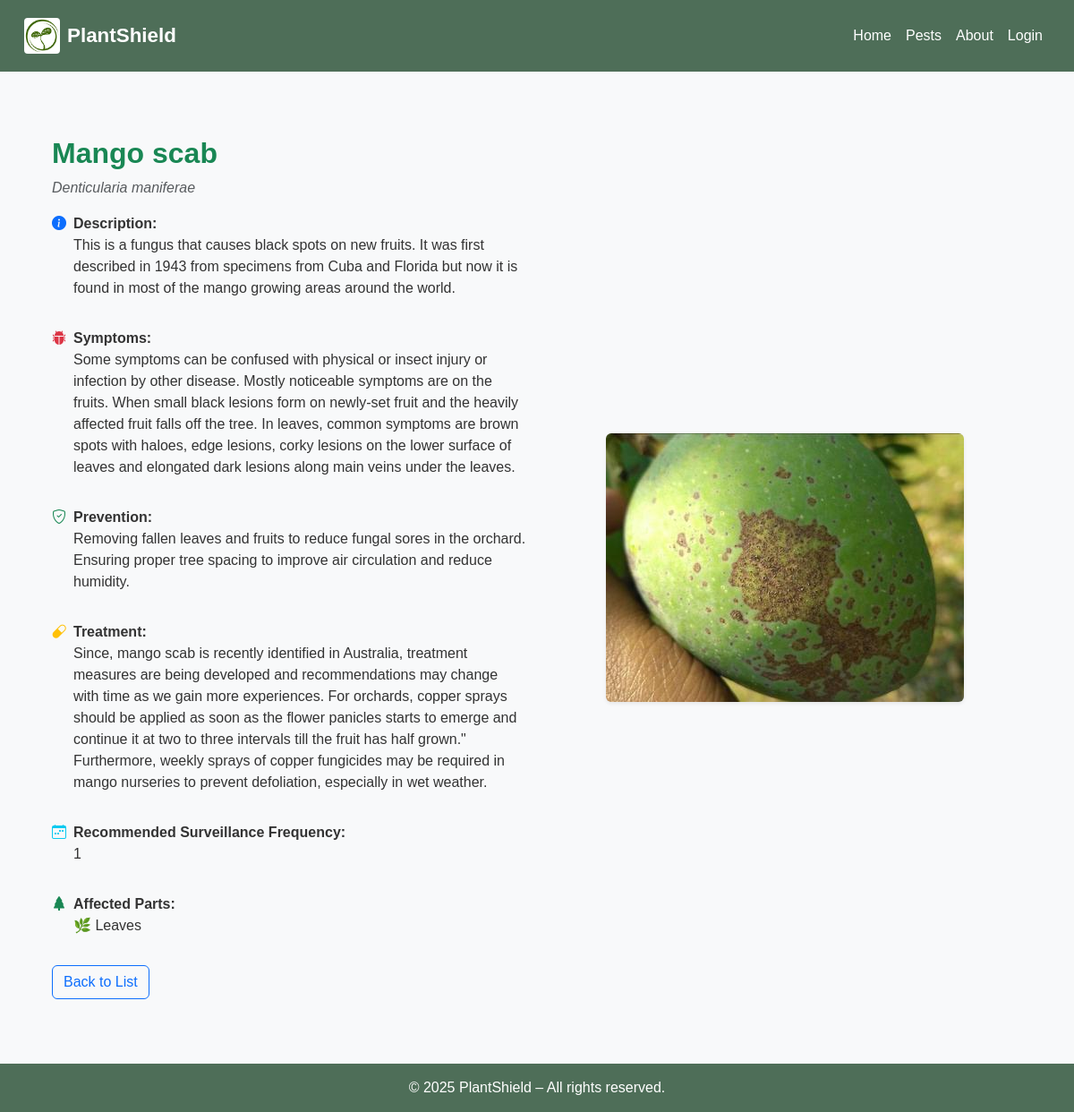
Screenshot of /pests/2/ with the database file from the repository.
### pest_web/models.py (models this page shows, shortened)
class PestDisease(models.Model):
    identifier = models.IntegerField(
        null=False,
        blank=False,
        unique=False,
        default=1,
    )
    name = models.CharField(max_length=100)
    scientific_name = models.CharField(max_length=100)
    description = models.TextField(blank=True)
    image_url = models.CharField(blank=True, max_length=250)
    image_reference = models.TextField(blank=True)
    symptoms = models.TextField()
    prevention = models.TextField()
    treatment = models.TextField()
    affected_parts = models.ManyToManyField(PlantPart)  # Changed to ManyToMany as a pest can affect multiple parts
    recommended_frequency = models.CharField(max_length=100)
    plant_type = models.ForeignKey(PlantType, on_delete=models.SET_NULL, null=True, blank=True) # Using CharField for now, can be ForeignKey if you create PlantType model

class PlantPart(models.Model):
    name = models.CharField(max_length=100)
    description = models.TextField(blank=True)

### pest_web/views.py (the view)
# urls.py: re_path(r'^pests/(?P<pk>\d+)/s*$', PestDiseaseDetailView.as_view(), name='pest_detail'),
class PestDiseaseDetailView(DetailView):
    model = PestDisease
    template_name = 'pests/details.html'
    context_object_name = 'pest'

### pest_web/templates/pests/details.html (shortened to what this page needs)
{% extends "pests/base.html" %}
{% load static %}
{% block content %}
<section class="container my-5 pest-detail">
  <div class="row g-4 align-items-center">
    <div class="col-md-6">
      <h2 class="text-success fw-bold">{{ pest.name }}</h2>
      <p class="text-muted fst-italic">{{ pest.scientific_name }}</p>
      <div class="mb-3 d-flex align-items-start">
        <span class="me-2"><i class="bi bi-info-circle-fill text-primary"></i></span>
        <div>
          <strong>Description:</strong>
          <p>{{ pest.description }}</p>
        </div>
      </div>
      <div class="mb-3 d-flex align-items-start">
        <span class="me-2"><i class="bi bi-bug-fill text-danger"></i></span>
        <div>
          <strong>Symptoms:</strong>
          <p>{{ pest.symptoms }}</p>
        </div>
      </div>
      <div class="mb-3 d-flex align-items-start">
        <span class="me-2"><i class="bi bi-shield-check text-success"></i></span>
        <div>
          <strong>Prevention:</strong>
          <p>{{ pest.prevention }}</p>
        </div>
      </div>
      <div class="mb-3 d-flex align-items-start">
        <span class="me-2"><i class="bi bi-capsule text-warning"></i></span>
        <div>
          <strong>Treatment:</strong>
          <p>{{ pest.treatment }}</p>
        </div>
      </div>
      <div class="mb-3 d-flex align-items-start">
        <span class="me-2"><i class="bi bi-calendar-week text-info"></i></span>
        <div>
          <strong>Recommended Surveillance Frequency:</strong>
          <p>{{ pest.recommended_frequency }}</p>
        </div>
      </div>
      <div class="mb-3 d-flex align-items-start">
        <span class="me-2"><i class="bi bi-tree-fill text-success"></i></span>
        <div>
          <strong>Affected Parts:</strong>
          <ul class="list-unstyled mb-0">
            {% for part in pest.affected_parts.all %}
              <li>🌿 {{ part.name }}</li>
            {% endfor %}
          </ul>
        </div>
      </div>
      <a href="{% url 'pest_list' %}" class="btn btn-outline-primary mt-3">Back to List</a>
    </div>
    <div class="col-md-6 text-center">
      {% if pest.image_url %}
  <img src="{% static pest.image_url %}" alt="{{ pest.name }}" class="img-fluid rounded shadow-sm">
{% else %}
  <img src="{% static 'images/placeholder.png' %}" alt="No image" class="img-fluid rounded shadow-sm">
{% endif %}
    </div>
  </div>
</section>
{% endblock %}

### pest_web/static/css/style.css (style rules this page uses)
* { margin: 0; padding: 0; box-sizing: border-box; }
body { font-family: Arial, sans-serif; background-color: #f8f9fa; color: #333; }

### rows the page displays
PestDisease: name "Mango scab", scientific_name "Denticularia maniferae", description "This is a fungus that causes black spots on new fruits. It was first described in 1943 from specimens from Cuba and Florida but now it is found in most of the mango growing areas around the world.", symptoms "Some symptoms can be confused with physical or insect injury or infection by other disease. Mostly noticeable symptoms are on the fruits. When small black lesions form on newly-set fruit and the heavily affected fruit falls off the tree. In leaves, common symptoms are brown spots with haloes, edge lesions, corky lesions on the lower surface of leaves and elongated dark lesions along main veins under the leaves.", prevention "Removing fallen leaves and fruits to reduce fungal sores in the orchard. Ensuring proper tree spacing to improve air circulation and reduce humidity.", treatment "Since, mango scab is recently identified in Australia, treatment measures are being developed and recommendations may change with time as we gain more experiences. For orchards, copper sprays should be applied as soon as the flower panicles starts to emerge and continue it at two to three intervals till the fruit has half grown.\" Furthermore, weekly sprays of copper fungicides may be required in mango nurseries to prevent defoliation, especially in wet weather.", recommended_frequency "1", image_url (picture)
PlantPart: name "Leaves"
